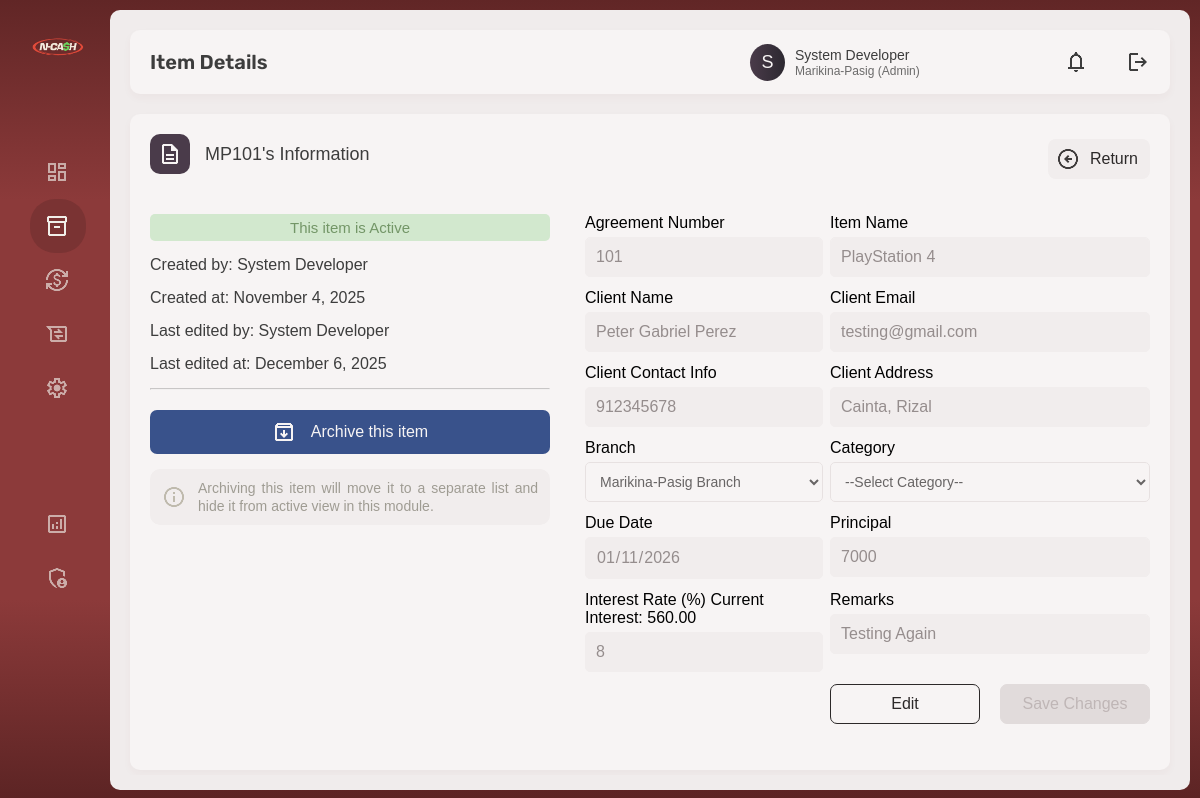
/dashboard/inventory/item_details.php?id=2 (signed in), run on the app's committed database.
### tables this page shows
CREATE TABLE `inventory` (
  `item_id` int(11) NOT NULL,
  `client_id` int(11) NOT NULL,
  `branch_id` int(11) NOT NULL,
  `item_name` varchar(50) NOT NULL,
  `category` varchar(20) NOT NULL,
  `agreement_num` int(11) NOT NULL,
  `principal` decimal(9,2) NOT NULL,
  `status` enum('Active','Redeemed','Overdue') NOT NULL,
  `due_date` timestamp NOT NULL DEFAULT current_timestamp(),
  `remarks` text NOT NULL,
  `created_at` timestamp NOT NULL DEFAULT current_timestamp(),
  `updated_at` timestamp NOT NULL DEFAULT current_timestamp(),
  `created_by` varchar(255) NOT NULL,
  `updated_by` varchar(255) NOT NULL,
  `interest` decimal(9,2) NOT NULL
);

CREATE TABLE `branches` (
  `branch_id` int(11) NOT NULL,
  `branch_name` varchar(20) NOT NULL,
  `address` varchar(255) NOT NULL
);

CREATE TABLE `users` (
  `user_id` int(11) NOT NULL,
  `username` varchar(20) NOT NULL,
  `password` varchar(100) NOT NULL,
  `fullname` varchar(50) NOT NULL,
  `email` varchar(100) NOT NULL,
  `role` varchar(5) NOT NULL,
  `branch_id` int(11) NOT NULL,
  `status` varchar(20) NOT NULL,
  `created_at` timestamp NOT NULL DEFAULT current_timestamp() ON UPDATE current_timestamp(),
  `updated_at` timestamp NOT NULL DEFAULT current_timestamp()
);

CREATE TABLE `clients` (
  `client_id` int(11) NOT NULL,
  `fullname` varchar(50) NOT NULL,
  `contact` bigint(11) NOT NULL,
  `email` varchar(100) DEFAULT NULL,
  `address` varchar(255) DEFAULT NULL,
  `created_at` timestamp NOT NULL DEFAULT current_timestamp() ON UPDATE current_timestamp()
);

### dashboard/inventory/item_details.php (the view, shortened to what the rows shown need)
<?php
include("../../config/session_check.php");
include("../../config/db_conn.php");
?>
<!DOCTYPE html>
<html lang="en">
<head>
    <?php
        if(isset($_GET['id']))
        {
            $item_id = htmlspecialchars($_GET['id']);
        }
        else
        {
            header("Location: ../auth/denied.php");
            exit();
        }
        $sql = "SELECT i.agreement_num, c.client_id, c.fullname, c.contact, c.email, c.address, c.created_at AS client_date, i.item_name, i.principal, b.branch_id, b.branch_name, i.category, i.interest, i.status, i.due_date, i.remarks, i.created_at, i.updated_at
                FROM inventory AS i
                INNER JOIN clients AS c ON i.client_id = c.client_id
                INNER JOIN branches AS b ON i.branch_id = b.branch_id
                WHERE i.item_id = ?";
        $stmt = $conn->prepare($sql);
        $stmt->bind_param("i", $item_id);
        $stmt->execute();
        $result = $stmt->get_result();
        if($result->num_rows > 0)
        {
            $row = $result->fetch_assoc();
            $agreement_num = htmlspecialchars($row['agreement_num']);
            $client_name = htmlspecialchars($row['fullname']);
            $contact = htmlspecialchars($row['contact']);
            $email = htmlspecialchars($row['email']);
            $client_addr = htmlspecialchars($row['address']);
            $item_name = htmlspecialchars($row['item_name']);
            $principal = htmlspecialchars($row['principal']);
            $item_branch = htmlspecialchars($row['branch_name']);
            $interest = htmlspecialchars($row['interest']);
            $status = htmlspecialchars($row['status']);
            $due_date = htmlspecialchars($row['due_date']);
            $remarks = htmlspecialchars($row['remarks']);
            $item_created = htmlspecialchars($row['created_at']);
            $item_updated = htmlspecialchars($row['updated_at']);
        }
        $createDate = new DateTime($item_created);
        $created_at = $createDate->format("F j, Y");
        $updDate = new DateTime($item_updated);
        $updated_at = $updDate->format("F j, Y");
        $sql = "SELECT u.fullname AS creator, u.username FROM inventory AS i
                INNER JOIN users AS u ON i.created_by = u.username
                WHERE i.item_id = ?";
        $stmt = $conn->prepare($sql);
        $stmt->bind_param("i", $item_id);
        $stmt->execute();
        $result = $stmt->get_result();
        if($result->num_rows > 0)
        {
            $row = $result->fetch_assoc();
            $creator_name = htmlspecialchars($row['creator']);
        }
        $sql = "SELECT u.fullname AS editor, u.username FROM inventory AS i
                INNER JOIN users AS u ON i.updated_by = u.username
                WHERE i.item_id = ?";
        $stmt = $conn->prepare($sql);
        $stmt->bind_param("i", $item_id);
        $stmt->execute();
        $result = $stmt->get_result();
        if($result->num_rows > 0)
        {
            $row = $result->fetch_assoc();
            $editor_name = htmlspecialchars($row['editor']);
        }
        switch ($item_branch)
        {
            case "Marikina-Pasig":
                $branch_acro = "MP";
                break;
        }
        $principal = (int)$principal;
        $principal_int = intval($principal);
        $rate = ($interest / $principal) * 100;
        $item_date = date('Y-m-d', strtotime($due_date));
    ?>
    <link rel="stylesheet" href="../../resources/css/base.css">
    <link rel="stylesheet" href="../../resources/css/colors.css">
    <link rel="stylesheet" href="../../resources/css/fonts.css">
    <link rel="stylesheet" href="../../resources/css/pages/dashboard/inventory.css">
    <link rel="stylesheet" href="../../resources/css/pages/dashboard/details/details.css">
</head>
<body>
    <main class="dashboard">
        <section class="main_content">
            <div class="top_panel">
                <div class="top_panel_content">
                    <div class="text_cont">
                        <h1>Item Details</h1>
                    </div>
                </div>
            </div>
            <div class="central_panelC">
                <div class="data_controlsB">
                    <div class="data_controls_header">
                        <div class="data_controls_header_text">
                            <div class="icon_normal">
                                <img src="../../resources/img/icons/description_w.png" alt="description">
                            </div>
                            <?php
                                echo "<h2>$branch_acro$agreement_num's Information</h2>";
                            ?>
                        </div>
                    </div>
                    <div class="data_details_cont">
                        <div class="details_info">
                            <div class="row_cont">
                                <?php
                                    $status_style = "font-size: 15px;";
                                    if ($status == 'Active') {
                                        $status_style .= "display: inline-block; text-align: center; font-size: 15px; width: 100%; font-weight: 400; padding: 5px 8px; border-radius: 5px; background-color: #d2e8ce; color: #739667;";
                                    } else if ($status == 'Redeemed') {
                                        $status_style .= "display: inline-block; text-align: center; font-size: 15px; width: 100%; font-weight: 400;padding: 5px 8px; border-radius: 5px; background-color: #d1d8ed; color: #6c799d;";
                                    } else if ($status == "Overdue") {
                                        $status_style .= "display: inline-block; text-align: center; font-size: 15px; width: 100%; font-weight: 400;padding: 5px 8px; border-radius: 5px; background-color: #f8dfbf; color: #b68b53;";
                                    } else {
                                        $status_style .= "display: inline-block; text-align: center; font-size: 15px; width: 100%; font-weight: 400;padding: 5px 8px; border-radius: 5px; background-color: #f1eceb; color: #a6a094;";
                                    }
                                    echo '<span style="' . $status_style . '">This item is ' . $status . '</span>';
                                ?>
                            </div>
                            <div class="creator_cont">
                                <div class="row_cont">
                                    <span>Created by: <?php echo $creator_name ?> </span>
                                </div>
                                <div class="row_cont">
                                    <span>Created at: <?php echo $created_at ?> </span>
                                </div>
                                <div class="row_cont">
                                    <span>Last edited by: <?php echo $editor_name ?> </span>
                                </div>
                                <div class="row_cont">
                                    <span>Last edited at: <?php echo $updated_at ?> </span>
                                </div>
                            </div>
                        </div>
                        <div class="details_editable">
                            <form action="" method="POST" class="editable_item_section">
                                <div class="item_info_detail_row">
                                    <label for="agreement_num">Agreement Number</label>
                                    <input type="text" name="agreement_num" id="agreement_num" class="item_tags" pattern="[0-9]*" value="<?php echo $agreement_num; ?>" disabled>
                                </div>
                                <div class="item_info_detail_row">
                                    <label for="item_name">Item Name</label>
                                    <input type="text" name="item_name" id="item_name" class="item_tags" value="<?php echo $item_name; ?>" disabled>
                                </div>
                                <div class="item_info_detail_row">
                                    <label for="client_name">Client Name</label>
                                    <input type="text" name="client_name" id="client_name" class="item_tags" pattern="[A-Za-z ]+" value="<?php echo $client_name; ?>" disabled>
                                </div>
                                <div class="item_info_detail_row">
                                    <label for="client_email">Client Email</label>
                                    <input type="email" name="client_email" id="client_email" class="item_tags" value="<?php echo $email; ?>" disabled>
                                </div>
                                <div class="item_info_detail_row">
                                    <label for="client_contact">Client Contact Info</label>
                                    <input type="text" name="client_contact" id="client_contact" class="item_tags" pattern="[9]{1}[0-9]{2}[0-9]{3}[0-9]{4}" value="<?php echo $contact; ?>" disabled>
                                </div>
                                <div class="item_info_detail_row">
                                    <label for="client_address">Client Address</label>
                                    <input type="text" name="client_address" id="client_address" class="item_tags" value="<?php echo $client_addr; ?>" disabled>
                                </div>
                                <?php
                                    if ($role === "admin") {
                                        echo    '<div class="item_info_detail_row">
                                                    <label for="branch_select">Branch</label>
                                                    <select name="branch_select" id="branch_select" class="item_tags" required onchange="updateAgreement()" disabled>
                                                        <option value="" disabled>--Select Branch--</option>
                                                        <option value="1100"'; echo ($item_branch == "Marikina-Pasig") ? "selected" : ""; echo '>Marikina-Pasig Branch</option>
                                                        <option value="1101"'; echo ($item_branch == "Quezon City") ? "selected" : ""; echo '>Quezon City Branch</option>
                                                        <option value="1102"'; echo ($item_branch == "Makati") ? "selected" : ""; echo '>Makati Branch</option>
                                                    </select>
                                                </div>';
                                    }
                                ?>
                                <div class="item_info_detail_row">
                                    <label for="due_date">Due Date</label>
                                    <input type="date" name="due_date" id="due_date" class="item_tags" value="<?php echo $item_date; ?>" disabled>
                                </div>
                                <div class="item_info_detail_row">
                                    <label for="principal">Principal</label>
                                    <input type="text" name="principal" id="principal" pattern="[0-9]*" class="item_tags" value="<?php echo $principal_int; ?>" disabled>
                                </div>
                                <div class="item_info_detail_row">
                                    <label for="interest">Interest Rate (%) Current Interest: <?php echo $interest; ?></label>
                                    <input type="text" name="interest" id="interest" pattern="[0-9]*" class="item_tags" value="<?php echo $rate; ?>" disabled>
                                </div>
                                <div class="item_info_detail_row">
                                    <label for="remarks">Remarks</label>
                                    <input type="text" name="remarks" id="remarks" class="item_tags" value="<?php echo $remarks; ?>" disabled>
                                </div>
                            </form>
                        </div>
                    </div>
                </div>
            </div>
        </section>
    </main>
</body>
</html>

### data on the page
inventory: branch.branch_name "MP", agreement_num "101", status "Active", created_at "November 4, 2025", updated_at "December 6, 2025", item_name "PlayStation 4", client_name "Peter Gabriel Perez", client_email "testing@gmail.com", client_contact "912345678", client_address "Cainta, Rizal", due_date "01/11/2026", principal "7000", interest "560.00", interest "8", remarks "Testing Again"
users: fullname "System Developer"
branches: branch_select "Marikina-Pasig Branch"

### other printed values
mb_substr($fullname, 0, 1) "S"
$fullname "System Developer"
$branch_name "Marikina-Pasig"
$role "Admin"
